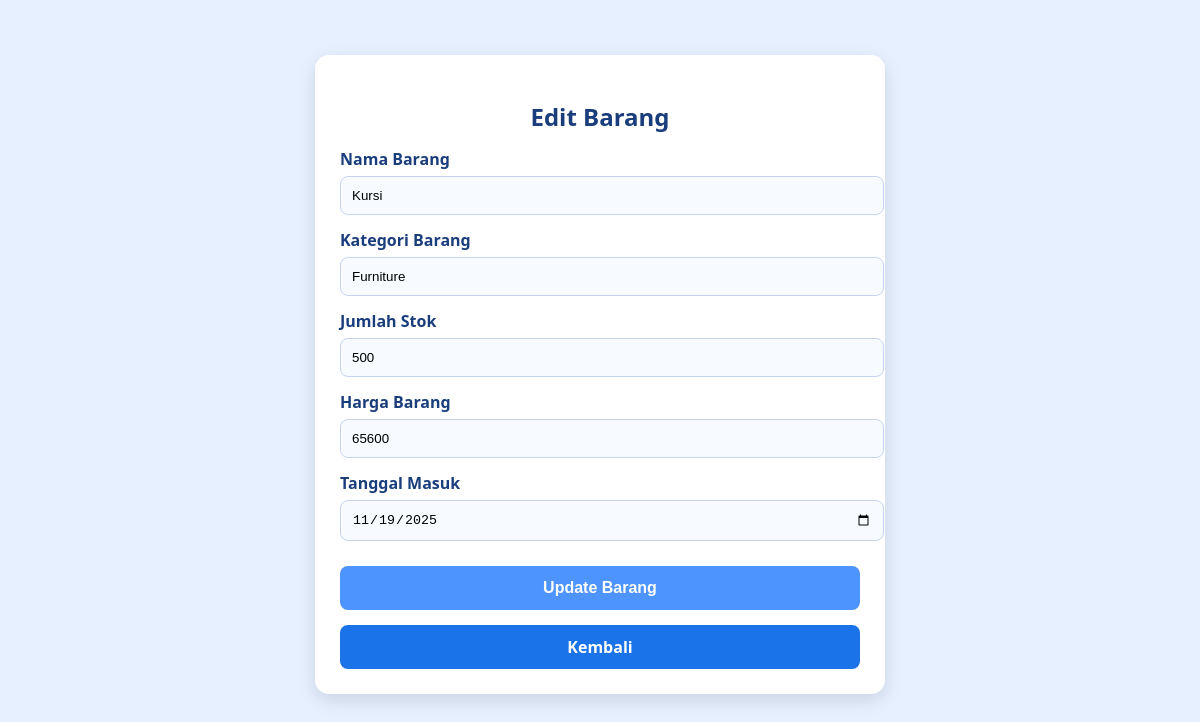
Page /edit.php?id=2 on the committed database.
### tables this page shows
CREATE TABLE `barang` (
  `id_barang` int(11) NOT NULL,
  `nama_barang` varchar(100) NOT NULL,
  `kategori_barang` varchar(100) NOT NULL,
  `jumlah_stok` int(11) DEFAULT NULL,
  `harga_barang` int(11) NOT NULL,
  `tanggal_masuk` date NOT NULL
);

### edit.php (the view, shortened to what this page needs)
<?php
include 'config/db.php';
$id = $_GET['id'];
$query = "SELECT * FROM barang WHERE id_barang = $id";
$result = mysqli_query($conn, $query);
$row = mysqli_fetch_assoc($result);
?>
<!DOCTYPE html>
<html>
<head>
</head>
<body>
<div class="container">
    <h2>Edit Barang</h2>
    <form method="POST">
        <label>Nama Barang</label>
        <input type="text" name="nama_barang" value="<?= $row['nama_barang'] ?>" required>
        <label>Kategori Barang</label>
        <input type="text" name="kategori_barang" value="<?= $row['kategori_barang'] ?>" required>
        <label>Jumlah Stok</label>
        <input type="number" name="jumlah_stok" value="<?= $row['jumlah_stok'] ?>" required>
        <label>Harga Barang</label>
        <input type="number" name="harga_barang" value="<?= $row['harga_barang'] ?>" required>
        <label>Tanggal Masuk</label>
        <input type="date" name="tanggal_masuk" value="<?= $row['tanggal_masuk'] ?>" required>
        <button type="submit" name="update" class="btn-submit">Update Barang</button>
        <a href="index.php" class="btn-back">Kembali</a>
    </form>
</div>
</body>
</html>

### edit.php (style rules this page uses)
body { font-family: 'Segoe UI', sans-serif; background: #e6f0ff; margin: 0; padding: 0; }
.container { width: 90%; max-width: 520px; margin: 55px auto; padding: 25px; background: white; border-radius: 14px; box-shadow: 0 6px 18px rgba(0,0,0,0.12); transition: 0.3s ease; }
h2 { text-align: center; color: #1a3d7c; margin-bottom: 15px; }
label { font-weight: 600; margin-top: 14px; display: block; color: #1a3d7c; }
input { width: 100%; padding: 11px; margin-top: 6px; border-radius: 8px; border: 1px solid #c6d4f2; background: #f7faff; transition: 0.25s; }
.btn-submit { width: 100%; padding: 13px; background: #4d94ff; color: white; border: none; margin-top: 25px; font-size: 16px; border-radius: 8px; cursor: pointer; font-weight: 600; transition: 0.25s; }
.btn-back { display: block; margin-top: 15px; padding: 11px; text-align: center; color: white; background: #1a73e8; text-decoration: none; border-radius: 8px; font-weight: 600; transition: 0.25s; }

### rows in the picture
barang: nama_barang "Kursi", kategori_barang "Furniture", jumlah_stok "500", harga_barang "65600", tanggal_masuk "11/19/2025"
